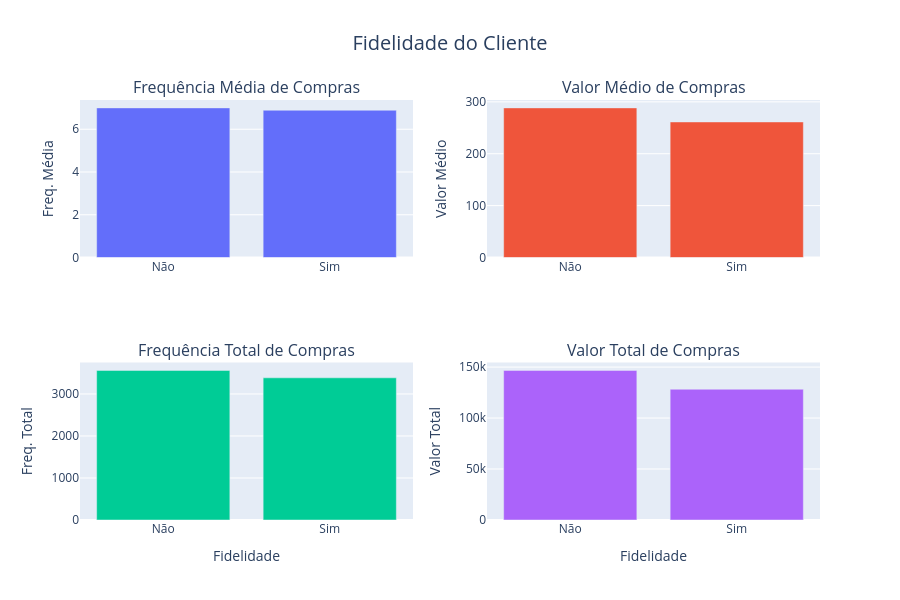

Write notebook code for a chart like this one.
### Markdown cell above
Afunilando um pouco a análise e observando a influência do programa de fidelidade, vemos o seguinte contexto

### Code cell
fidelidade_stats = ecomm.groupby('Customer_Loyalty_Program_Member')[['Frequency_of_Purchase', 'Purchase_Amount']].agg(['mean', 'sum'])
fidelidade_stats.reset_index(inplace=True)
fidelidade_stats.columns = ['Fidelidade', 'Frequência Média de Compras', 'Frequência Total de Compras', 'Valor Médio de Compras', 'Valor Total de Compras']
fidelidade_stats['Fidelidade'] = fidelidade_stats['Fidelidade'].replace({True: 'Sim', False: 'Não'})
fidelidade_stats['Frequência Média de Compras'] = fidelidade_stats['Frequência Média de Compras'].round(2)

fidelidade_stats_fig = make_subplots(rows=2, cols=2, subplot_titles=('Frequência Média de Compras', 'Valor Médio de Compras', 'Frequência Total de Compras', 'Valor Total de Compras'), specs=[[{'type':'bar'}, {'type':'bar'}], [{'type':'bar'}, {'type':'bar'}]])
fidelidade_stats_fig.add_trace(go.Bar(x=fidelidade_stats['Fidelidade'], y=fidelidade_stats['Frequência Média de Compras'], name='Frequência Média de Compras'), row=1, col=1)   
fidelidade_stats_fig.add_trace(go.Bar(x=fidelidade_stats['Fidelidade'], y=fidelidade_stats['Valor Médio de Compras'], name='Valor Médio de Compras'), row=1, col=2)
fidelidade_stats_fig.add_trace(go.Bar(x=fidelidade_stats['Fidelidade'], y=fidelidade_stats['Frequência Total de Compras'], name='Frequência Total de Compras'), row=2, col=1)
fidelidade_stats_fig.add_trace(go.Bar(x=fidelidade_stats['Fidelidade'], y=fidelidade_stats['Valor Total de Compras'], name='Valor Total de Compras'), row=2, col=2)

fidelidade_stats_fig.update_layout(title_text='Fidelidade do Cliente', title_x=0.5, title_font=dict(size=20), width=900, height=600,showlegend=False)
fidelidade_stats_fig.update_xaxes(title_text='Fidelidade', row=2, col=1)
fidelidade_stats_fig.update_xaxes(title_text='Fidelidade', row=2, col=2)
fidelidade_stats_fig.update_yaxes(title_text='Freq. Média', row=1, col=1)
fidelidade_stats_fig.update_yaxes(title_text='Valor Médio', row=1, col=2)
fidelidade_stats_fig.update_yaxes(title_text='Freq. Total', row=2, col=1)
fidelidade_stats_fig.update_yaxes(title_text='Valor Total', row=2, col=2)

fidelidade_stats_fig.show()

### Figure 1 — Plotly figure (JSON) as saved in the notebook; plotly's stock layout.template omitted (floating-point values rounded to 4 significant figures)
{"data": [{"name": "Frequência Média de Compras", "type": "bar", "x": ["Não", "Sim"], "xaxis": "x", "y": [7, 6.89], "yaxis": "y"}, {"name": "Valor Médio de Compras", "type": "bar", "x": ["Não", "Sim"], "xaxis": "x2", "y": [288.4, 261.3], "yaxis": "y2"}, {"name": "Frequência Total de Compras", "type": "bar", "x": ["Não", "Sim"], "xaxis": "x3", "y": [3561, 3384], "yaxis": "y3"}, {"name": "Valor Total de Compras", "type": "bar", "x": ["Não", "Sim"], "xaxis": "x4", "y": [146800.0, 128300.0], "yaxis": "y4"}], "layout": {"annotations": [{"font": {"size": 16}, "showarrow": false, "text": "Frequência Média de Compras", "x": 0.225, "xanchor": "center", "xref": "paper", "y": 1, "yanchor": "bottom", "yref": "paper"}, {"font": {"size": 16}, "showarrow": false, "text": "Valor Médio de Compras", "x": 0.775, "xanchor": "center", "xref": "paper", "y": 1, "yanchor": "bottom", "yref": "paper"}, {"font": {"size": 16}, "showarrow": false, "text": "Frequência Total de Compras", "x": 0.225, "xanchor": "center", "xref": "paper", "y": 0.375, "yanchor": "bottom", "yref": "paper"}, {"font": {"size": 16}, "showarrow": false, "text": "Valor Total de Compras", "x": 0.775, "xanchor": "center", "xref": "paper", "y": 0.375, "yanchor": "bottom", "yref": "paper"}], "height": 600, "showlegend": false, "title": {"font": {"size": 20}, "text": "Fidelidade do Cliente", "x": 0.5}, "width": 900, "xaxis": {"anchor": "y", "domain": [0, 0.45]}, "xaxis2": {"anchor": "y2", "domain": [0.55, 1]}, "xaxis3": {"anchor": "y3", "domain": [0, 0.45], "title": {"text": "Fidelidade"}}, "xaxis4": {"anchor": "y4", "domain": [0.55, 1], "title": {"text": "Fidelidade"}}, "yaxis": {"anchor": "x", "domain": [0.625, 1], "title": {"text": "Freq. Média"}}, "yaxis2": {"anchor": "x2", "domain": [0.625, 1], "title": {"text": "Valor Médio"}}, "yaxis3": {"anchor": "x3", "domain": [0, 0.375], "title": {"text": "Freq. Total"}}, "yaxis4": {"anchor": "x4", "domain": [0, 0.375], "title": {"text": "Valor Total"}}}}
